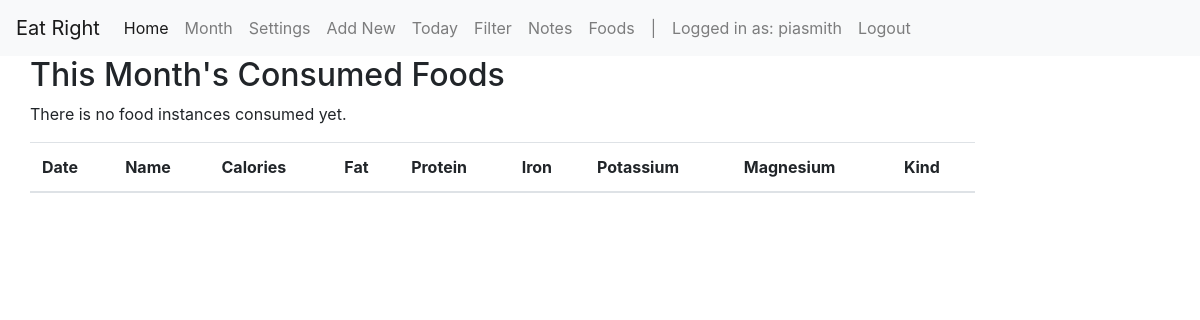
/catalog/consumedfood/ (signed in), run on an earlier commit of the app's database.
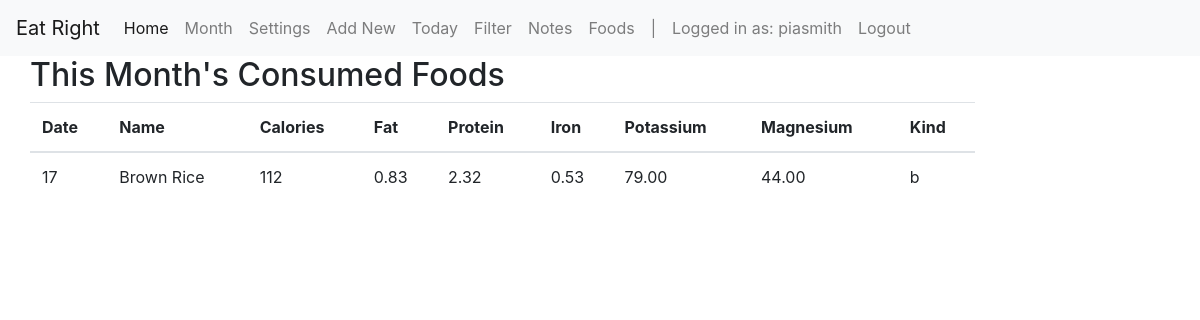
And on a later commit of the database.
### catalog/models.py (models this page shows, shortened)
class FoodInstance(models.Model):
    id = models.UUIDField(primary_key=True,
                          default=uuid.uuid4,
                          help_text='Unique ID across whole collection')
    food = models.ForeignKey('Food',
                             default=None,
                             on_delete=models.RESTRICT,
                             null=True)
    eater = models.ForeignKey(User,
                              on_delete=models.SET_NULL,
                              null=True,
                              default=User)
    consumed = models.DateTimeField(auto_now_add=True)

class Food(models.Model):
    name = models.CharField(max_length=200)
    timestamp = models.DateTimeField(auto_now_add=True)
    calories = models.IntegerField('Amount of calories',
                                   null=True,
                                   blank=True)
    fat = models.DecimalField('Amount of fat',
                              decimal_places=2,
                              max_digits=8,
                                   null=True,
                                   blank=True)
    protein = models.DecimalField('Amount of protein',
                                  decimal_places=2,
                                  max_digits=8,
                                  null=True,
                                    blank=True)
    iron = models.DecimalField('Amount of iron',
                               decimal_places=2,
                               max_digits=8,
                               null=True,
                                   blank=True)
    potassium = models.DecimalField('Amount of potassium',
                                    decimal_places=2,
                                    max_digits=8,
                                    null=True,
                                    blank=True)
    magnesium = models.DecimalField('Amount of magnesium',
                                    decimal_places=2,
                                    max_digits=8,
                                    null=True,
                                    blank=True)
    KIND_OF_FOOD = (
        ('b', 'Bread'),
        ('f', 'Fruit'),
        ('m', 'Meat'),
        ('g', 'Greens'),
        ('w', 'Water'),
        ('c', 'Caffeine'),
        ('o', 'Oil'),
        ('x', 'Extra')
    )
    kind = models.CharField(
        max_length=1,
        choices=KIND_OF_FOOD,
        blank=True,
        default='m',
    )
    def __str__(self):
        return self.name

### catalog/views.py (the view)
class ConsumedFoodListView(LoginRequiredMixin, generic.ListView):
    model = FoodInstance
    template_name = 'catalog/foodinstance_list_consumed.html'
    paginate_by = 50
    def get_queryset(self):
        this_day = datetime.today()
        return FoodInstance.objects.filter(consumed__month=this_day.month)

### catalog/templates/catalog/foodinstance_list_consumed.html
{% extends "base_generic.html" %}
{% block content %}
  <h2>This Month's Consumed Foods</h2>
    <table class="table">
     <thead>
        <tr>
            <th scope="col">Date</th>
            <th scope="col">Name</th>
            <th scope="col">Calories</th>
            <th scope="col">Fat</th>
            <th scope="col">Protein</th>
            <th scope="col">Iron</th>
            <th scope="col">Potassium</th>
            <th scope="col">Magnesium</th>
            <th scope="col">Kind</th>
        </tr>
         </thead>
  {% if foodinstance_list %}
    <tbody>
    {% for foodinst in foodinstance_list %}
        <tr>
            <td> {{ foodinst.consumed|date:'d' }}</td>
            <td> {{ foodinst.food }}</td>
            <td> {{ foodinst.food.calories }}</td>
            <td> {{ foodinst.food.fat }}</td>
            <td> {{ foodinst.food.protein }}</td>
            <td> {{ foodinst.food.iron }}</td>
            <td> {{ foodinst.food.potassium }}</td>
            <td> {{ foodinst.food.magnesium }}</td>
            <td> {{ foodinst.food.kind }}</td>
        </tr>
    {% endfor %}
      </tbody>
  </table>
  {% else %}
    <p>There is no food instances consumed yet.</p>
  {% endif %}
{% endblock %}

What changed in the data, as far as the page shows it:
added FoodInstance: consumed "17", food "Brown Rice", food.calories "112", food.fat "0.83", food.protein "2.32", food.iron "0.53", food.potassium "79.00", food.magnesium "44.00", food.kind "b"
Also different on the page:
text no longer shown: "There is no food instances consumed yet."
